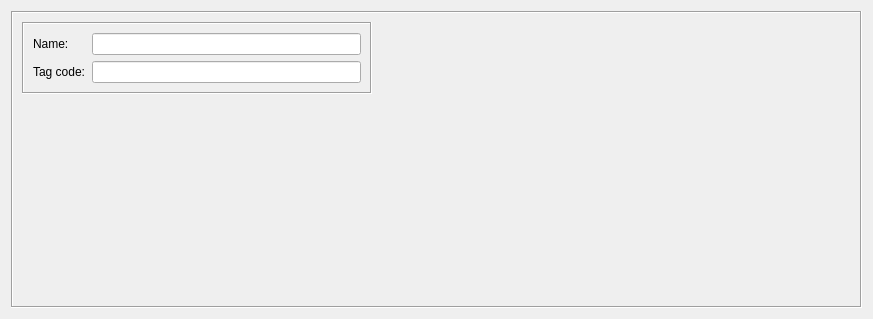
<?xml version="1.0" encoding="UTF-8"?>
<ui version="4.0">
 <class>TagServiceDialog_q</class>
 <widget class="QWidget" name="TagServiceDialog_q">
  <property name="geometry">
   <rect>
    <x>0</x>
    <y>0</y>
    <width>873</width>
    <height>319</height>
   </rect>
  </property>
  <property name="windowTitle">
   <string>TagService</string>
  </property>
  <layout class="QGridLayout" name="gridLayout">
   <item row="0" column="0">
    <widget class="QFrame" name="frame7">
     <property name="frameShape">
      <enum>QFrame::Shape::Box</enum>
     </property>
     <property name="frameShadow">
      <enum>QFrame::Shadow::Sunken</enum>
     </property>
     <layout class="QGridLayout" name="gridLayout_2">
      <item row="0" column="0">
       <layout class="QVBoxLayout" name="verticalLayout">
        <item>
         <widget class="QFrame" name="frame14">
          <property name="minimumSize">
           <size>
            <width>350</width>
            <height>0</height>
           </size>
          </property>
          <property name="maximumSize">
           <size>
            <width>350</width>
            <height>16777215</height>
           </size>
          </property>
          <property name="frameShape">
           <enum>QFrame::Shape::Box</enum>
          </property>
          <property name="frameShadow">
           <enum>QFrame::Shadow::Sunken</enum>
          </property>
          <layout class="QGridLayout" name="gridLayout_3">
           <item row="0" column="0">
            <widget class="QLabel" name="textLabel1">
             <property name="text">
              <string>Name:</string>
             </property>
            </widget>
           </item>
           <item row="0" column="1">
            <widget class="QLineEdit" name="obj_name"/>
           </item>
           <item row="1" column="0">
            <widget class="QLabel" name="codeLabel">
             <property name="text">
              <string>Tag code:</string>
             </property>
            </widget>
           </item>
           <item row="1" column="1">
            <widget class="QLineEdit" name="tagcode">
             <property name="toolTip">
              <string>Tag code string used for packet marking. This value is used in the generated firewall script.</string>
             </property>
            </widget>
           </item>
          </layout>
         </widget>
        </item>
        <item>
         <spacer name="verticalSpacer">
          <property name="orientation">
           <enum>Qt::Orientation::Vertical</enum>
          </property>
          <property name="sizeHint" stdset="0">
           <size>
            <width>20</width>
            <height>40</height>
           </size>
          </property>
         </spacer>
        </item>
       </layout>
      </item>
      <item row="0" column="1">
       <widget class="CommentKeywords" name="commentKeywords" native="true">
        <property name="sizePolicy">
         <sizepolicy hsizetype="Expanding" vsizetype="Expanding">
          <horstretch>0</horstretch>
          <verstretch>0</verstretch>
         </sizepolicy>
        </property>
       </widget>
      </item>
     </layout>
    </widget>
   </item>
  </layout>
 </widget>
 <customwidgets>
  <customwidget>
   <class>CommentKeywords</class>
   <extends>QWidget</extends>

   <container>1</container>
  </customwidget>
 </customwidgets>
 <tabstops>
  <tabstop>obj_name</tabstop>
  <tabstop>tagcode</tabstop>
 </tabstops>
 <resources>
  <include location="MainRes.qrc"/>
 </resources>
</ui>
